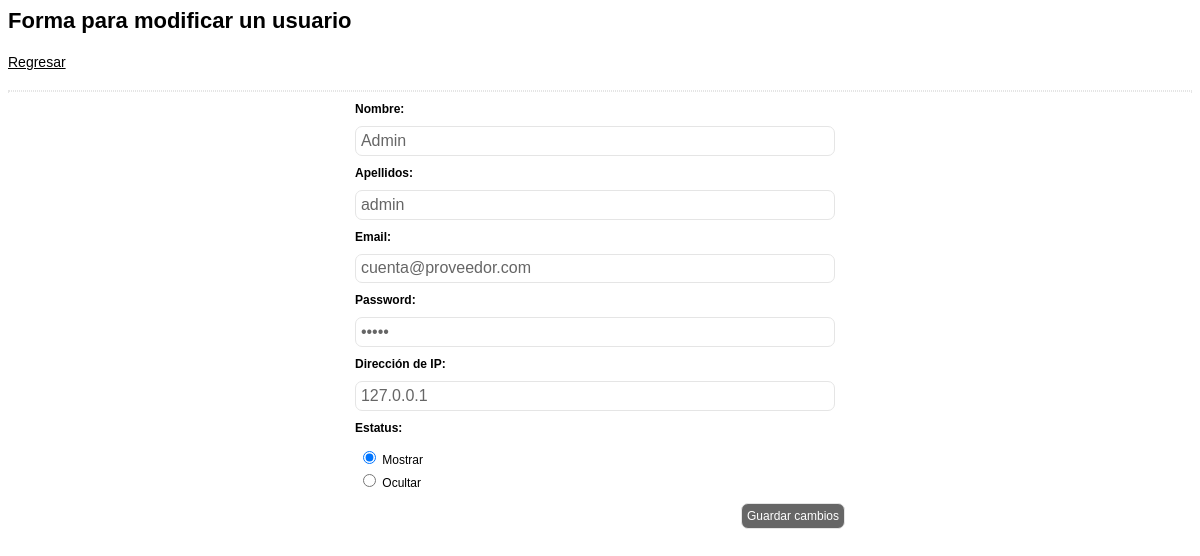
The app's page /ieeRfZEFOAc/lp-admin/user-edit.php?recordID=2 with its own data.
### tables this page shows
CREATE TABLE `users` (
  `user_id` int(11) NOT NULL AUTO_INCREMENT,
  `user_firstname` varchar(50) NOT NULL,
  `user_lastname` varchar(50) NOT NULL,
  `user_password` varchar(20) NOT NULL,
  `user_first_login` datetime NOT NULL,
  `user_last_login` timestamp NOT NULL DEFAULT CURRENT_TIMESTAMP,
  `user_ip_address` varchar(20) NOT NULL,
  `user_email` varchar(250) NOT NULL,
  `user_status` tinyint(1) NOT NULL,
  PRIMARY KEY (`user_id`)
);

### ieeRfZEFOAc/lp-admin/user-edit.php (called while the page is built)
<?php include_once('_user-edit.php');?>

### ieeRfZEFOAc/includes/functions.php (called while the page is built)
<?php
function get_client_ip() {
     $ipaddress = '';
     if (getenv('HTTP_CLIENT_IP'))
         $ipaddress = getenv('HTTP_CLIENT_IP');
     else if(getenv('HTTP_X_FORWARDED_FOR'))
         $ipaddress = getenv('HTTP_X_FORWARDED_FOR');
     else if(getenv('HTTP_X_FORWARDED'))
         $ipaddress = getenv('HTTP_X_FORWARDED');
     else if(getenv('HTTP_FORWARDED_FOR'))
         $ipaddress = getenv('HTTP_FORWARDED_FOR');
     else if(getenv('HTTP_FORWARDED'))
        $ipaddress = getenv('HTTP_FORWARDED');
     else if(getenv('REMOTE_ADDR'))
         $ipaddress = getenv('REMOTE_ADDR');
     else
         $ipaddress = 'UNKNOWN';
	if ($ipaddress = '::1')
		$ipaddress = '127.0.0.1';
     return $ipaddress;
}
?>

### ieeRfZEFOAc/lp-admin/_user-edit.php (the view, shortened to what this page needs)
<?php require_once('../Connections/cn.php'); ?>
<?php require_once('../includes/functions.php'); ?>
<?php
if (!function_exists("GetSQLValueString")) {
function GetSQLValueString($theValue, $theType, $theDefinedValue = "", $theNotDefinedValue = "")
{
  $theValue = function_exists("mysql_real_escape_string") ? mysql_real_escape_string($theValue) : mysql_escape_string($theValue);
  switch ($theType) {
    case "long":
    case "int":
      $theValue = ($theValue != "") ? intval($theValue) : "NULL";
      break;
  }
  return $theValue;
}
}
$editFormAction = $_SERVER['PHP_SELF'];
if (isset($_SERVER['QUERY_STRING'])) {
  $editFormAction .= "?" . htmlentities($_SERVER['QUERY_STRING']);
}
$var_user_id_rsUsers = "0";
if (isset($_GET['recordID'])) {
  $var_user_id_rsUsers = $_GET['recordID'];
}
$query_rsUsers = sprintf("SELECT * FROM users WHERE users.user_id=%s", GetSQLValueString($var_user_id_rsUsers, "int"));
$rsUsers = mysql_query($query_rsUsers, $cn) or die(mysql_error());
$row_rsUsers = mysql_fetch_assoc($rsUsers);
?>
<link rel="stylesheet" type="text/css" href="css/cart-style.css">
<h2>Forma para modificar un usuario </h2>
<div class="action-link">
<a href="user-list.php" class="action-link">Regresar</a> </div>
<hr/>
<div class="form">
<form method="post" name="form1" action="<?php echo $editFormAction; ?>">
	<div class="row-item form-title">Nombre:</div>
	<div class="row-item form-input"><input type="text" name="user_firstname" value="<?php echo htmlentities($row_rsUsers['user_firstname'], ENT_COMPAT, ''); ?>" size="32"></div>
	<div class="row-item form-title">Apellidos:</div>
	<div class="row-item form-input"><input type="text" name="user_lastname" value="<?php echo htmlentities($row_rsUsers['user_lastname'], ENT_COMPAT, ''); ?>" size="32"></div>
	<div class="row-item form-title">Email:</div>
	<div class="row-item form-input"><input type="text" name="user_email" value="<?php echo htmlentities($row_rsUsers['user_email'], ENT_COMPAT, ''); ?>" size="32"></div>
	<div class="row-item form-title">Password:</div>
	<div class="row-item form-input"><input type="password" name="user_password" value="<?php echo htmlentities($row_rsUsers['user_password'], ENT_COMPAT, ''); ?>" size="32"></div>
	<div class="row-item form-title">Direcci&oacute;n de IP:</div>
	<div class="row-item form-input"><input name="user_ip_address" type="text" value="<?php echo(get_client_ip());?>" size="32" readonly></div>
	<div class="row-item form-title">Estatus:</div>
	<div class="row-item form-input">
	<table>
		<tr>
			<td><input type="radio" name="user_status" value="1" <?php if (!(strcmp(htmlentities($row_rsUsers['user_status'], ENT_COMPAT, ''),1))) {echo "checked=\"checked\"";} ?>>
				Mostrar</td>
		</tr>
		<tr>
			<td><input type="radio" name="user_status" value="0" <?php if (!(strcmp(htmlentities($row_rsUsers['user_status'], ENT_COMPAT, ''),0))) {echo "checked=\"checked\"";} ?>>
				Ocultar</td>
		</tr>
	</table>
	</div>
	<div class="row-item right"><input type="submit" value="Guardar cambios" class="button-submit"></div>
</form>
</div>

### ieeRfZEFOAc/lp-admin/css/cart-style.css (style rules this page uses)
* { font-family: Arial, Helvetica, sans-serif; font-size: 12px; }
a { color: #000; text-decoration: underline; }
.row-item { padding: 5px; }
.action-link { margin: 20px 0; font-size: 14px; }
.form { max-width: 500px; margin: auto; display: block; }
.form-title { font-weight: bold; }
.form-input { -webkit-border-radius: 7px; -moz-border-radius: 7px; border-radius: 7px; }
.form-input input[type="text"], .form-input select, .form-input textarea, .form-input input[type="password"] { font-size: 16px; font-weight: normal; font-family: Arial, Helvetica, sans-serif; color: #666; border: 1px #e5e5e5 solid; -webkit-border-radius: 7px; -moz-border-radius: 7px; border-radius: 7px; width: 98%; padding: 1%; }
.button-submit { border: 1px solid #e5e5e5; color: #fff; background-color: #666; padding: 5px; -webkit-border-radius: 7px; -moz-border-radius: 7px; border-radius: 7px; cursor: pointer; }
hr { border: 1px #e5e5e5 dotted; clear: both; display: block; margin: 5px 0; }
h2 { font-size: 22px; display: block; }
.right { text-align: right; }

### records on screen
users: user_firstname "Admin", user_lastname "admin", user_email "cuenta@proveedor.com", user_status "☑"
